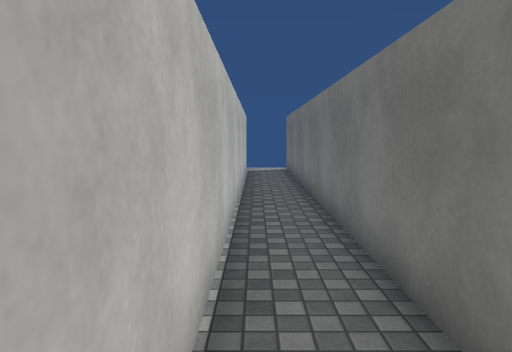
[1] (above)

20 first-person views from a walk through a scene from a Unity 3-D project. The camera is 1.5 m above the floor, tilts 6° down and sees 70° across. The floor is counted in squares, 1 m on a side. Each view is taken from the middle of a square. On the plan, view 1 faces up. The plan holds only what a view shows up to about 16 squares ahead; the rest is blank. Some animated figures are not drawn. Surface patterns are stand-ins for the level's own textures.

[2]
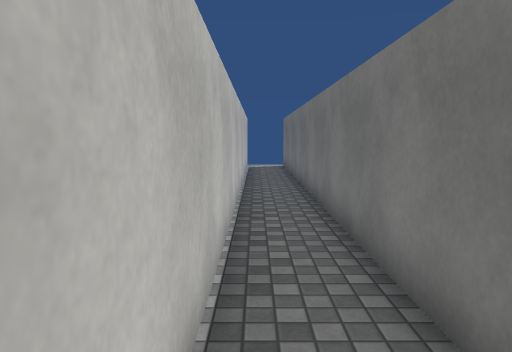

[3]
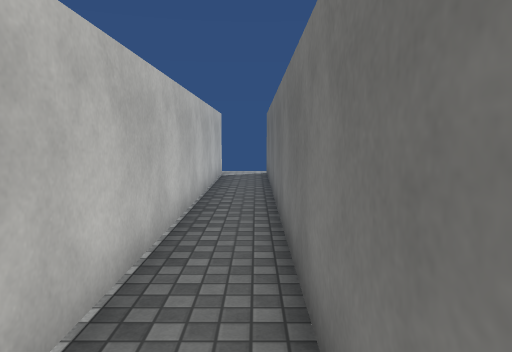

[4]
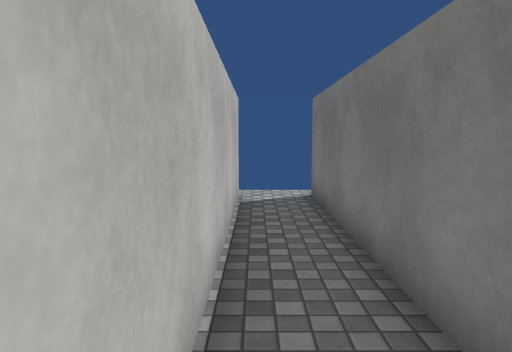

[5]
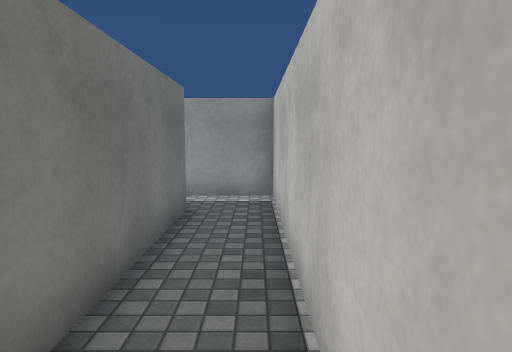

[6]
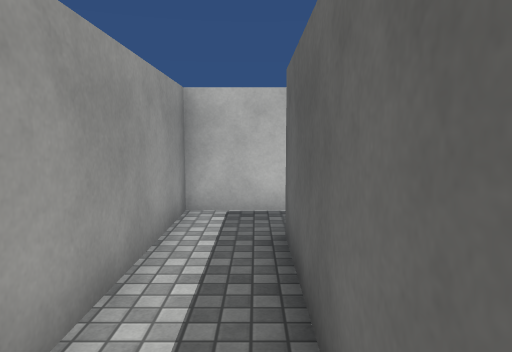

[7]
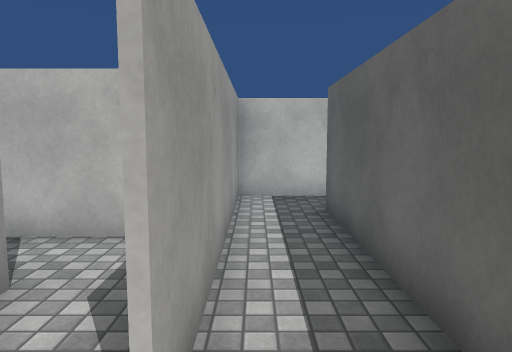

[8]
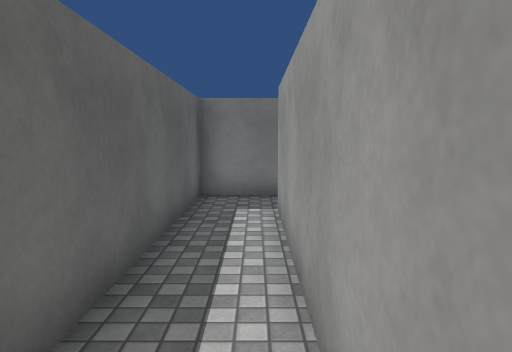

[9]
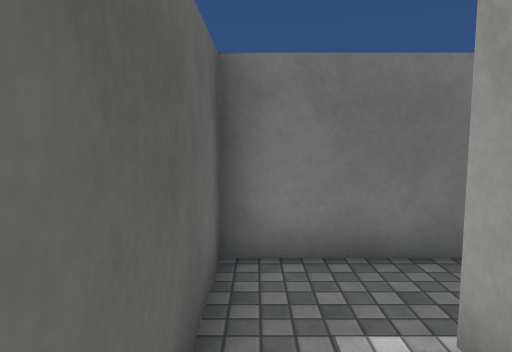

[10]
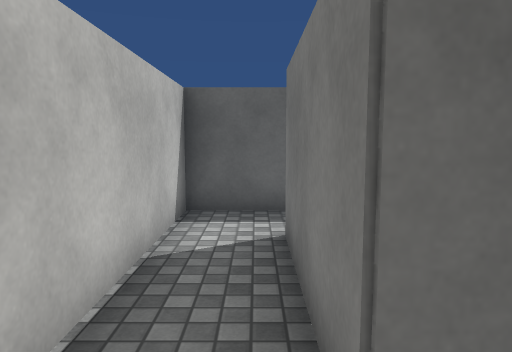

[11]
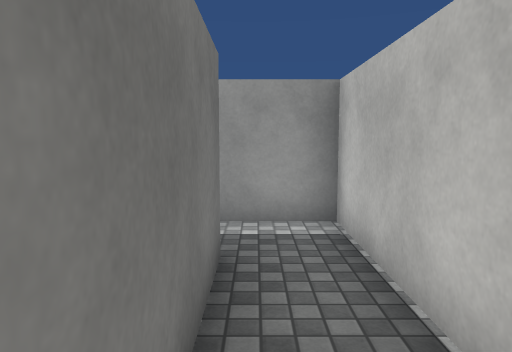

[12]
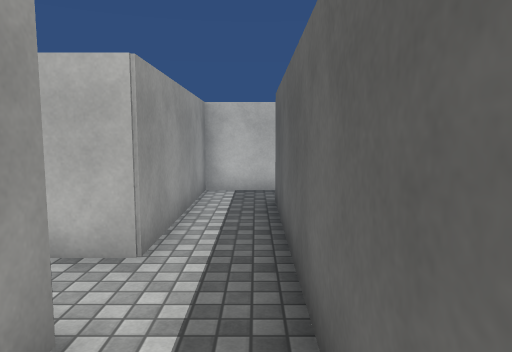

[13]
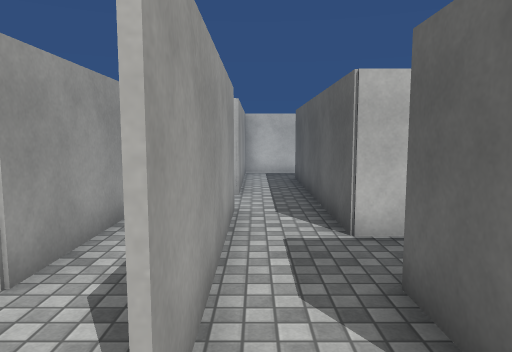

[14]
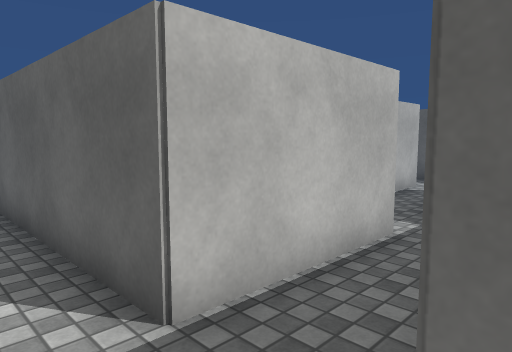

[15]
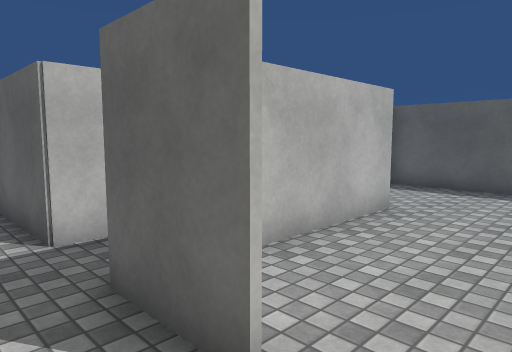

[16]
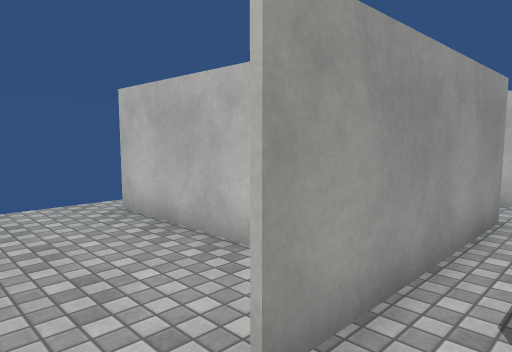

[17]
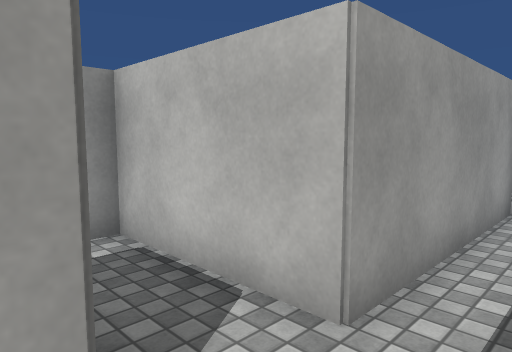

[18]
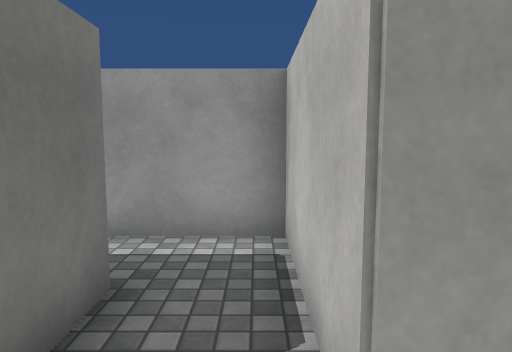

[19]
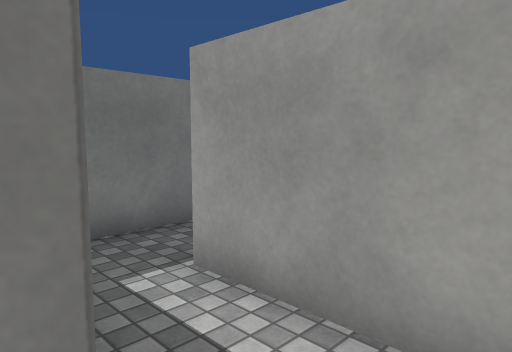

[20]
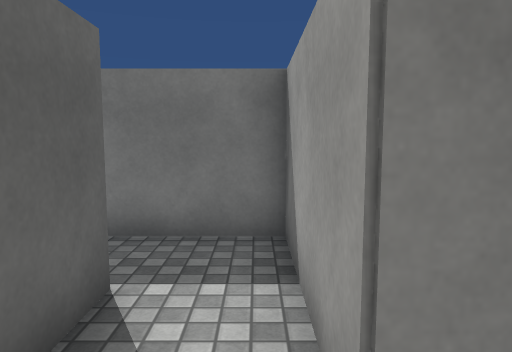

### Floor plan
Points are (right, up) in squares from view 1. A wall is a line through its corners. A room is listed if a view was taken in it or the views show most of it. See-through windows are left out.
Room 1 (views 1, 2, 3, 4, 5, 6, 7, 8, 9)
walls: (9.4, -3.5) (9.4, -0.6) (1.5, -0.6) (1.5, 17.5); (-0.4, 17.4) (-0.4, -2.4) (7.5, -2.4)
ways out: opening at (8.5, -3) to room 4; opening at (1, 18)
Room 2 (views 10, 11, 12, 14, 17, 18, 19, 20)
walls: (11.4, -10.5) (17.5, -10.5); (11.5, -12.6) (11.5, -10.9); (13.6, -4.4) (13.6, -8.5) (5.5, -8.5) (5.5, -4.5) (7.5, -4.5); (7.5, -2.6) (3.6, -2.6) (3.6, -10.5) (9.5, -10.5) (9.5, -14.5) (13.5, -14.5); (17.5, -8.5) (15.4, -8.5)
ways out: opening at (17, -10) to room 3; opening at (6.5, -4) to room 4; opening at (13, -4); opening at (14, -15.5)
Room 3 (views 13, 15, 16)
walls: (15.5, -2.4) (15.5, -6.5); (17.1, 1.5) (13.6, 1.5)
ways out: opening at (17, -10) to room 2; opening at (18.5, -11)
Room 4 (no view inside)
walls: (7.5, -4.5) (9.4, -4.5) (9.4, -3.5)
ways out: opening at (8.5, -3) to room 1; opening at (6.5, -4) to room 2

Positions as (right, up) in squares from view 1, and headings:
1: (0, 0), facing up
2: (0, -2), facing up
3: (1, 2), facing up
4: (0, 8), facing up
5: (0, 7), facing down
6: (7, -1), facing left
7: (9, -2), facing left
8: (0, -2), facing right
9: (5, -1), facing right
10: (5, -10), facing up
11: (5, -4), facing down
12: (14, -9), facing left
13: (19, -10), facing left
14: (16, -10), facing up-left
15: (19, -10), facing up-left
16: (19, -9), facing down-left
17: (12, -9), facing down-left
18: (10, -9), facing down
19: (10, -12), facing down-right
20: (4, -4), facing right
